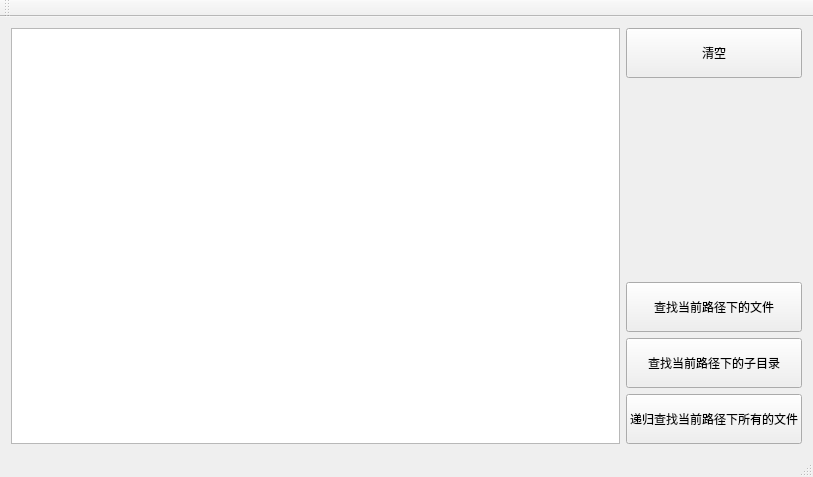
<?xml version="1.0" encoding="UTF-8"?>
<ui version="4.0">
 <class>MainWindow</class>
 <widget class="QMainWindow" name="MainWindow">
  <property name="geometry">
   <rect>
    <x>0</x>
    <y>0</y>
    <width>813</width>
    <height>477</height>
   </rect>
  </property>
  <property name="windowTitle">
   <string>MainWindow</string>
  </property>
  <widget class="QWidget" name="centralWidget">
   <layout class="QGridLayout" name="gridLayout">
    <item row="0" column="1">
     <widget class="QPushButton" name="pushButton_clear">
      <property name="minimumSize">
       <size>
        <width>0</width>
        <height>50</height>
       </size>
      </property>
      <property name="text">
       <string>清空</string>
      </property>
     </widget>
    </item>
    <item row="3" column="1">
     <widget class="QPushButton" name="pushButton_fileDir">
      <property name="minimumSize">
       <size>
        <width>0</width>
        <height>50</height>
       </size>
      </property>
      <property name="text">
       <string>查找当前路径下的子目录</string>
      </property>
     </widget>
    </item>
    <item row="0" column="0" rowspan="5">
     <widget class="QTextEdit" name="textEdit"/>
    </item>
    <item row="4" column="1">
     <widget class="QPushButton" name="pushButton_findAllFiles">
      <property name="minimumSize">
       <size>
        <width>0</width>
        <height>50</height>
       </size>
      </property>
      <property name="text">
       <string>递归查找当前路径下所有的文件</string>
      </property>
     </widget>
    </item>
    <item row="2" column="1">
     <widget class="QPushButton" name="pushButton_findFile">
      <property name="minimumSize">
       <size>
        <width>0</width>
        <height>50</height>
       </size>
      </property>
      <property name="text">
       <string>查找当前路径下的文件</string>
      </property>
     </widget>
    </item>
   </layout>
  </widget>
  <widget class="QMenuBar" name="menuBar">
   <property name="geometry">
    <rect>
     <x>0</x>
     <y>0</y>
     <width>813</width>
     <height>26</height>
    </rect>
   </property>
  </widget>
  <widget class="QToolBar" name="mainToolBar">
   <attribute name="toolBarArea">
    <enum>TopToolBarArea</enum>
   </attribute>
   <attribute name="toolBarBreak">
    <bool>false</bool>
   </attribute>
  </widget>
  <widget class="QStatusBar" name="statusBar"/>
 </widget>
 <layoutdefault spacing="6" margin="11"/>
 <resources/>
 <connections/>
</ui>
